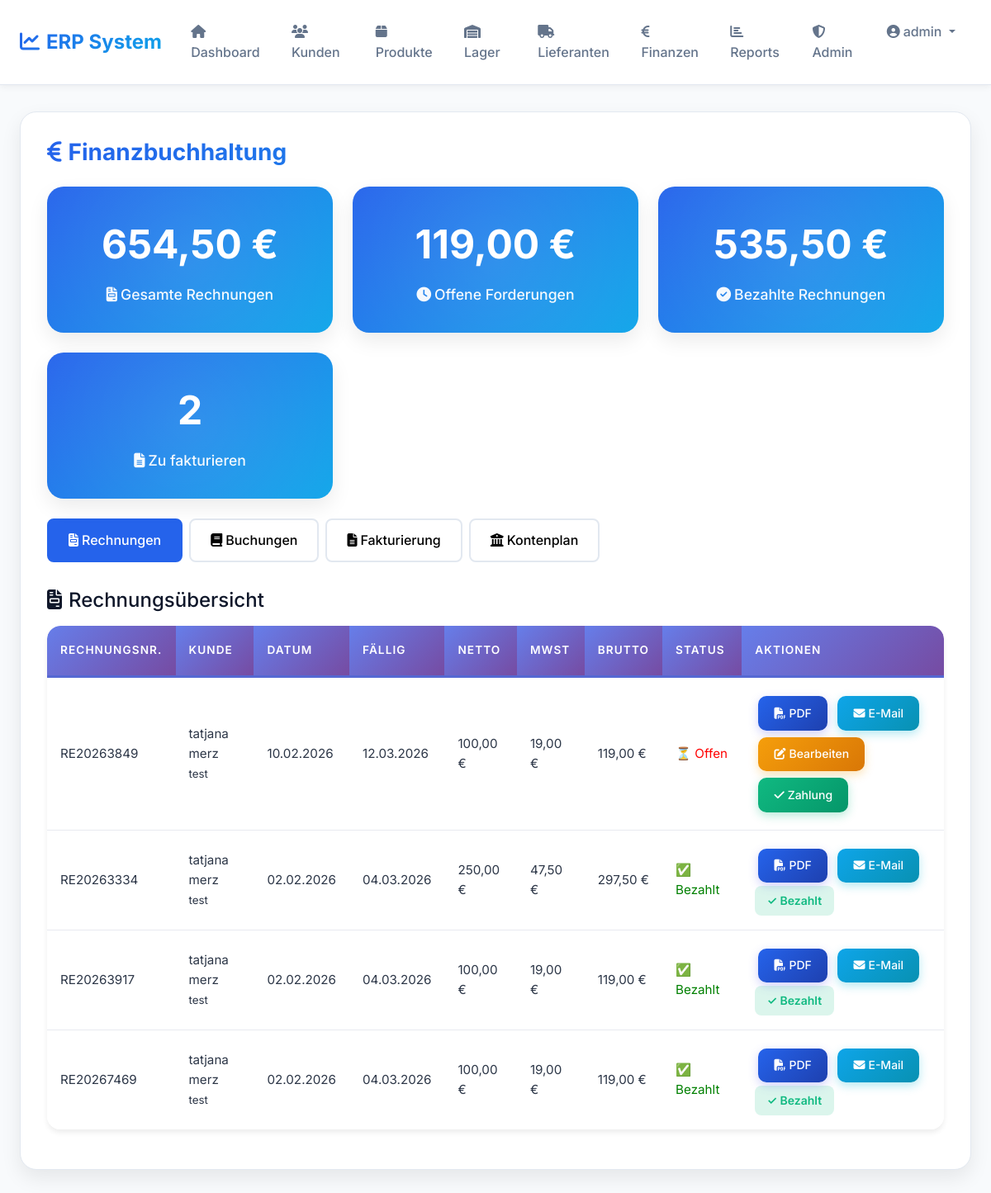
The page /finanzbuchhaltung.php (signed in) on the database its author committed.
### tables this page shows
CREATE TABLE rechnungen (
        id INTEGER PRIMARY KEY AUTOINCREMENT,
        rechnungsnummer TEXT UNIQUE,
        bestellung_id INTEGER,
        kunde_id INTEGER,
        rechnungsdatum DATE,
        faelligkeitsdatum DATE,
        nettobetrag DECIMAL(10,2),
        mwst_betrag DECIMAL(10,2),
        bruttobetrag DECIMAL(10,2),
        status TEXT DEFAULT 'offen',
        zahlungsdatum DATE,
        erstellt_am DATETIME DEFAULT CURRENT_TIMESTAMP,
        FOREIGN KEY (bestellung_id) REFERENCES bestellungen(idbestellung),
        FOREIGN KEY (kunde_id) REFERENCES kundensystem(id)
    );

CREATE TABLE kundensystem (
        id INTEGER PRIMARY KEY AUTOINCREMENT,
        kundennummer INTEGER,
        vorname TEXT,
        nachname TEXT,
        email TEXT,
        firma_id INTEGER,
        FOREIGN KEY (firma_id) REFERENCES firma(id)
    );

CREATE TABLE firma (
        id INTEGER PRIMARY KEY AUTOINCREMENT,
        firmenname TEXT NOT NULL,
        strasse TEXT,
        ort TEXT
    );

### finanzbuchhaltung.php (the view, shortened to what this page needs)
<?php
require_once 'db_connection.php';
$stmt = $PDO->prepare("SELECT SUM(bruttobetrag) as gesamt_rechnungen FROM rechnungen");
$stmt->execute();
$gesamt_rechnungen = $stmt->fetch()['gesamt_rechnungen'] ?? 0;
$stmt = $PDO->prepare("SELECT SUM(bruttobetrag) as offene_rechnungen FROM rechnungen WHERE status = 'offen'");
$stmt->execute();
$offene_rechnungen = $stmt->fetch()['offene_rechnungen'] ?? 0;
$stmt = $PDO->prepare("SELECT SUM(bruttobetrag) as bezahlte_rechnungen FROM rechnungen WHERE status = 'bezahlt'");
$stmt->execute();
$bezahlte_rechnungen = $stmt->fetch()['bezahlte_rechnungen'] ?? 0;
$stmt = $PDO->prepare("SELECT b.*, k.vorname, k.nachname, f.firmenname FROM bestellungen b LEFT JOIN kundensystem k ON b.kundennummer = k.kundennummer LEFT JOIN firma f ON k.firma_id = f.id WHERE b.status = 'bestaetigt' AND b.idbestellung NOT IN (SELECT bestellung_id FROM rechnungen WHERE bestellung_id IS NOT NULL)");
$stmt->execute();
$offene_bestellungen = $stmt->fetchAll();
$stmt = $PDO->prepare("SELECT r.*, k.vorname, k.nachname, f.firmenname FROM rechnungen r LEFT JOIN kundensystem k ON r.kunde_id = k.kundennummer LEFT JOIN firma f ON k.firma_id = f.id ORDER BY r.rechnungsdatum DESC");
$stmt->execute();
$rechnungen = $stmt->fetchAll();
?>
<?php $page_title = 'Finanzbuchhaltung'; include 'includes/header.php'; ?>
<div class="dashboard-card">
    <h2 class="section-title mb-4">
        <i class="fas fa-euro-sign me-2"></i>Finanzbuchhaltung
    </h2>
    <div class="stats-grid mb-4">
        <div class="stat-card">
            <div class="stat-number"><?= number_format($gesamt_rechnungen, 2, ',', '.') ?> €</div>
            <div class="stat-label"><i class="fas fa-file-invoice me-1"></i>Gesamte Rechnungen</div>
        </div>
        <div class="stat-card">
            <div class="stat-number"><?= number_format($offene_rechnungen, 2, ',', '.') ?> €</div>
            <div class="stat-label"><i class="fas fa-clock me-1"></i>Offene Forderungen</div>
        </div>
        <div class="stat-card">
            <div class="stat-number"><?= number_format($bezahlte_rechnungen, 2, ',', '.') ?> €</div>
            <div class="stat-label"><i class="fas fa-check-circle me-1"></i>Bezahlte Rechnungen</div>
        </div>
        <div class="stat-card">
            <div class="stat-number"><?= count($offene_bestellungen) ?></div>
            <div class="stat-label"><i class="fas fa-file-alt me-1"></i>Zu fakturieren</div>
        </div>
    </div>
    <div class="tabs">
        <button class="tab active" onclick="showTab('rechnungen')"><i class="fas fa-file-invoice me-1"></i>Rechnungen</button>
        <button class="tab" onclick="showTab('buchungen')"><i class="fas fa-book me-1"></i>Buchungen</button>
        <button class="tab" onclick="showTab('fakturierung')"><i class="fas fa-file-alt me-1"></i>Fakturierung</button>
        <button class="tab" onclick="showTab('konten')"><i class="fas fa-university me-1"></i>Kontenplan</button>
    </div>
    <div id="rechnungen" class="tab-content active">
        <h4 class="mb-3"><i class="fas fa-file-invoice me-2"></i>Rechnungsübersicht</h4>
        <div class="modern-table">
            <table class="table">
                <thead>
                    <tr>
                        <th>Rechnungsnr.</th>
                        <th>Kunde</th>
                        <th>Datum</th>
                        <th>Fällig</th>
                        <th>Netto</th>
                        <th>MwSt</th>
                        <th>Brutto</th>
                        <th>Status</th>
                        <th>Aktionen</th>
                    </tr>
                </thead>
                <tbody>
                    <?php foreach ($rechnungen as $rechnung): ?>
                    <tr>
                        <td><?= htmlspecialchars($rechnung['rechnungsnummer']) ?></td>
                        <td><?= htmlspecialchars($rechnung['vorname'] . ' ' . $rechnung['nachname']) ?><br><small><?= htmlspecialchars($rechnung['firmenname'] ?? '') ?></small></td>
                        <td><?= date('d.m.Y', strtotime($rechnung['rechnungsdatum'])) ?></td>
                        <td><?= date('d.m.Y', strtotime($rechnung['faelligkeitsdatum'])) ?></td>
                        <td><?= number_format($rechnung['nettobetrag'], 2, ',', '.') ?> €</td>
                        <td><?= number_format($rechnung['mwst_betrag'], 2, ',', '.') ?> €</td>
                        <td><?= number_format($rechnung['bruttobetrag'], 2, ',', '.') ?> €</td>
                        <td>
                            <?php if ($rechnung['status'] === 'offen'): ?>
                                <span style="color: red;">⏳ Offen</span>
                            <?php else: ?>
                                <span style="color: green;">✅ Bezahlt</span>
                            <?php endif; ?>
                        </td>
                        <td>
                            <?php if ($rechnung['status'] === 'offen'): ?>
                                <a href="generate_rechnung_pdf.php?rechnung_id=<?= $rechnung['id'] ?>" class="action-btn btn-primary-modern" target="_blank"><i class="fas fa-file-pdf me-1"></i>PDF</a>
                                <a href="send_rechnung_email.php?rechnung_id=<?= $rechnung['id'] ?>" class="action-btn btn-info"><i class="fas fa-envelope me-1"></i>E-Mail</a>
                                <a href="rechnung_formular.php?rechnung_id=<?= $rechnung['id'] ?>" class="action-btn btn-warning-modern"><i class="fas fa-edit me-1"></i>Bearbeiten</a>
                                <form method="POST" style="display: inline;">
                                    <button type="submit" class="action-btn btn-success-modern"><i class="fas fa-check me-1"></i>Zahlung</button>
                                </form>
                            <?php else: ?>
                                <a href="generate_rechnung_pdf.php?rechnung_id=<?= $rechnung['id'] ?>" class="action-btn btn-primary-modern" target="_blank"><i class="fas fa-file-pdf me-1"></i>PDF</a>
                                <a href="send_rechnung_email.php?rechnung_id=<?= $rechnung['id'] ?>" class="action-btn btn-info"><i class="fas fa-envelope me-1"></i>E-Mail</a>
                                <span class="status-badge badge-success">✓ Bezahlt</span>
                            <?php endif; ?>
                        </td>
                    </tr>
                    <?php endforeach; ?>
                </tbody>
            </table>
        </div>
    </div>
</div>
<?php include 'includes/footer.php'; ?>

### includes/header.php (style rules this page uses)
:root { --primary: #2563eb; --primary-dark: #1e40af; --secondary: #64748b; --success: #10b981; --warning: #f59e0b; --danger: #ef4444; --info: #0ea5e9; --bg-main: #f8fafc; --bg-card: #ffffff; --text-primary: #0f172a; --text-secondary: #64748b; --border: #e2e8f0; --shadow: 0 1px 3px rgba(0,0,0,0.1); --shadow-lg: 0 10px 25px rgba(0,0,0,0.08); }
* { margin: 0; padding: 0; box-sizing: border-box; }
body { font-family: 'Inter', -apple-system, BlinkMacSystemFont, 'Segoe UI', sans-serif; background: var(--bg-main); color: var(--text-primary); line-height: 1.6; }
.dashboard-card { background: var(--bg-card); border-radius: 20px; padding: 2rem; margin-bottom: 2rem; box-shadow: var(--shadow-lg); border: 1px solid var(--border); transition: all 0.3s; }
.stats-grid { display: grid; grid-template-columns: repeat(auto-fit, minmax(280px, 1fr)); gap: 1.5rem; margin-bottom: 2rem; }
.stat-card { background: linear-gradient(135deg, #2563eb 0%, #0ea5e9 100%); border-radius: 20px; padding: 2rem; text-align: center; box-shadow: var(--shadow-lg); cursor: pointer; transition: all 0.3s; color: white; position: relative; overflow: hidden; }
.stat-card::before { content: ''; position: absolute; top: -50%; right: -50%; width: 200%; height: 200%; background: radial-gradient(circle, rgba(255,255,255,0.1) 0%, transparent 70%); transition: all 0.5s; }
.stat-number { font-size: 3rem; font-weight: 700; margin-bottom: 0.5rem; position: relative; }
.stat-label { font-weight: 500; opacity: 0.95; font-size: 1.1rem; position: relative; }
.section-title { font-size: 1.75rem; font-weight: 700; background: linear-gradient(135deg, #2563eb 0%, #0ea5e9 100%); -webkit-background-clip: text; -webkit-text-fill-color: transparent; background-clip: text; }
.modern-table { overflow-x: auto; background: white; border-radius: 20px; box-shadow: var(--shadow-lg); margin: 1rem 0; }
.table { margin: 0; background: white; border-collapse: separate; border-spacing: 0; width: 100%; }
.table thead th { background: linear-gradient(135deg, #2563eb 0%, #0ea5e9 100%); color: white; font-weight: 600; border: none; padding: 1.2rem 1rem; white-space: nowrap; font-size: 0.85rem; text-transform: uppercase; letter-spacing: 0.08em; }
.table thead th:first-child { border-top-left-radius: 20px; }
.table thead th:last-child { border-top-right-radius: 20px; }
.table tbody td { padding: 1.1rem 1rem; vertical-align: middle; border-bottom: 1px solid var(--border); color: var(--text-primary); background: white; }
.table tbody tr:last-child td { border-bottom: none; }
.table tbody tr:last-child td:first-child { border-bottom-left-radius: 20px; }
.table tbody tr:last-child td:last-child { border-bottom-right-radius: 20px; }
.action-btn { display: inline-block; padding: 0.6rem 1.2rem; border-radius: 10px; text-decoration: none; font-weight: 500; font-size: 0.875rem; transition: all 0.2s; border: none; cursor: pointer; margin: 0.25rem; }
.btn-primary-modern { background: linear-gradient(135deg, var(--primary) 0%, var(--primary-dark) 100%); color: white; box-shadow: 0 4px 12px rgba(99,102,241,0.3); }
.btn-success-modern { background: linear-gradient(135deg, var(--success) 0%, #059669 100%); color: white; box-shadow: 0 4px 12px rgba(16,185,129,0.3); }
.btn-warning-modern { background: linear-gradient(135deg, var(--warning) 0%, #d97706 100%); color: white; box-shadow: 0 4px 12px rgba(245,158,11,0.3); }
.btn-info { background: linear-gradient(135deg, var(--info) 0%, #0891b2 100%); color: white; box-shadow: 0 4px 12px rgba(6,182,212,0.3); }
.status-badge { display: inline-block; padding: 0.4rem 0.9rem; border-radius: 8px; font-size: 0.875rem; font-weight: 600; }
.badge-success { background: rgba(16,185,129,0.15); color: var(--success); }

### finanzbuchhaltung.php (style rules this page uses)
.tabs { display: flex; gap: 0.5rem; margin-bottom: 2rem; flex-wrap: wrap; }
.tab { padding: 0.75rem 1.5rem; background: white; border: 2px solid var(--border); border-radius: 8px; cursor: pointer; font-weight: 500; transition: all 0.2s; }
.tab.active { background: var(--primary); color: white; border-color: var(--primary); }
.tab-content { display: none; }
.tab-content.active { display: block; }

### rows shown on the page
rechnungen: rechnungsnummer "RE20263849", kunde.nachname "tatjana merz", firma.firmenname "test", rechnungsdatum "10.02.2026", faelligkeitsdatum "12.03.2026", nettobetrag "100,00", mwst_betrag "19,00", bruttobetrag "119,00", status "⏳ Offen"
rechnungen: rechnungsnummer "RE20263334", kunde.nachname "tatjana merz", firma.firmenname "test", rechnungsdatum "02.02.2026", faelligkeitsdatum "04.03.2026", nettobetrag "250,00", mwst_betrag "47,50", bruttobetrag "297,50", status "✅ Bezahlt"
rechnungen: rechnungsnummer "RE20263917", kunde.nachname "tatjana merz", firma.firmenname "test", rechnungsdatum "02.02.2026", faelligkeitsdatum "04.03.2026", nettobetrag "100,00", mwst_betrag "19,00", bruttobetrag "119,00", status "✅ Bezahlt"
rechnungen: rechnungsnummer "RE20267469", kunde.nachname "tatjana merz", firma.firmenname "test", rechnungsdatum "02.02.2026", faelligkeitsdatum "04.03.2026", nettobetrag "100,00", mwst_betrag "19,00", bruttobetrag "119,00", status "✅ Bezahlt"

### other values the page prints
$_SESSION['username'] "admin"
$gesamt_rechnungen "654,50"
$offene_rechnungen "119,00"
$bezahlte_rechnungen "535,50"
count($offene_bestellungen) "2"
